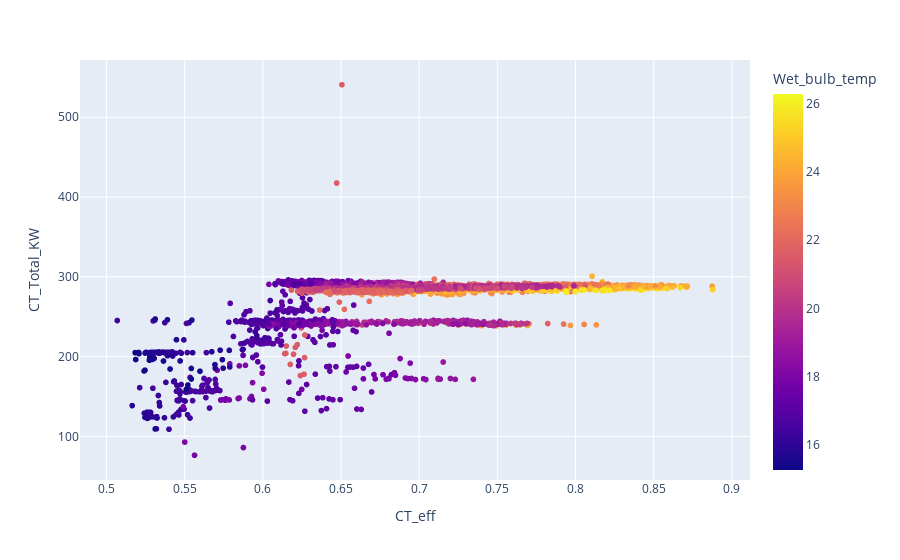

Notebook code cell kept with this figure:
### Code cell
import plotly.express as px
df = opt.df.copy()
df = df[df.CT_Total_KW>0]
px.scatter(data_frame=df,x='CT_eff',y='CT_Total_KW'
,color='Wet_bulb_temp'
)

### Figure 1 — Plotly figure (JSON) as saved in the notebook; plotly's stock layout.template omitted (floating-point values rounded to 4 significant figures; data arrays with more than 128 entries replaced by an {"elided": "..."} marker saying what was removed)
{"data": [{"hovertemplate": "CT_eff=%{x}<br>CT_Total_KW=%{y}<br>Wet_bulb_temp=%{marker.color}<extra></extra>", "legendgroup": "", "marker": {"color": {"elided": "4458 float values"}, "coloraxis": "coloraxis", "symbol": "circle"}, "mode": "markers", "name": "", "showlegend": false, "type": "scattergl", "x": {"elided": "4458 float values"}, "xaxis": "x", "y": {"elided": "4458 float values"}, "yaxis": "y"}], "layout": {"coloraxis": {"colorbar": {"title": {"text": "Wet_bulb_temp"}}, "colorscale": [[0, "#0d0887"], [0.1111, "#46039f"], [0.2222, "#7201a8"], [0.3333, "#9c179e"], [0.4444, "#bd3786"], [0.5556, "#d8576b"], [0.6667, "#ed7953"], [0.7778, "#fb9f3a"], [0.8889, "#fdca26"], [1, "#f0f921"]]}, "legend": {"tracegroupgap": 0}, "margin": {"t": 60}, "xaxis": {"anchor": "y", "domain": [0, 1], "title": {"text": "CT_eff"}}, "yaxis": {"anchor": "x", "domain": [0, 1], "title": {"text": "CT_Total_KW"}}}}
